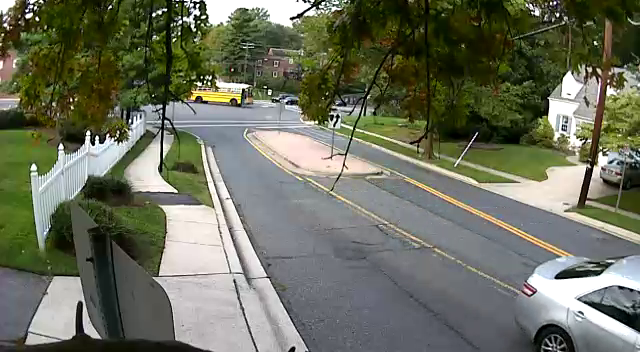
#> input picture frame 66 of Pertemuan 1/video.mp4, 640 x 352 px
$ python '4.b grayscale_video.py'
#> lines starting #> are read from the running program, lines starting #| are printed output that depends on the picture
import cv2

cap = cv2.VideoCapture('video.mp4')

while cap.isOpened():
    ret, frame = cap.read()
#> frame is the input picture: shape (352, 640, 3); mean B, G, R 94.2, 111.9, 108.2

    if ret:
        gray = cv2.cvtColor(frame, cv2.COLOR_BGR2GRAY)
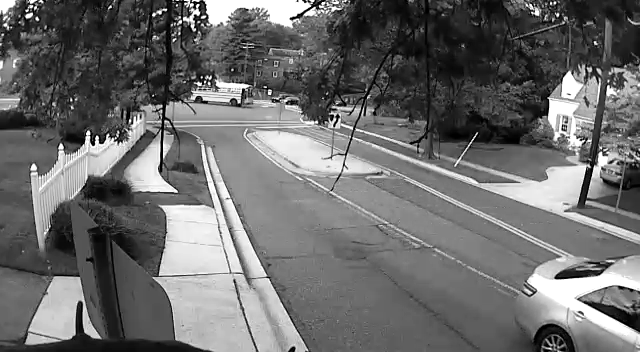
#> gray: shape (352, 640); min 0, max 255, mean 108.7

        cv2.imshow('grayscale video', gray)

        if cv2.waitKey(25) == ord('q'):
#> (key q is pressed here)
            break
    else :
        break
cv2.destroyAllWindows()

$ run again, starting later in the video
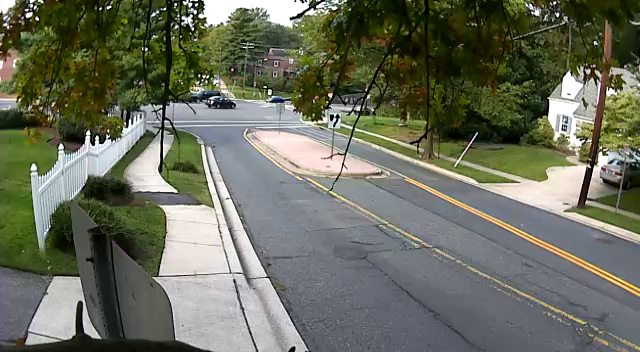
#> input picture frame 297 of Pertemuan 1/video.mp4, 640 x 352 px
#> frame is the input picture: shape (352, 640, 3); mean B, G, R 93.3, 110.1, 106.3
#> `gray = cv2.cvtColor(frame, cv2.COLOR_BGR2GRAY)`:
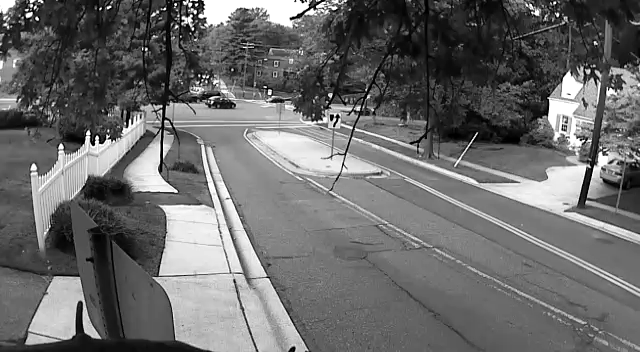
#> gray: shape (352, 640); min 0, max 255, mean 107

$ run again, starting later in the video
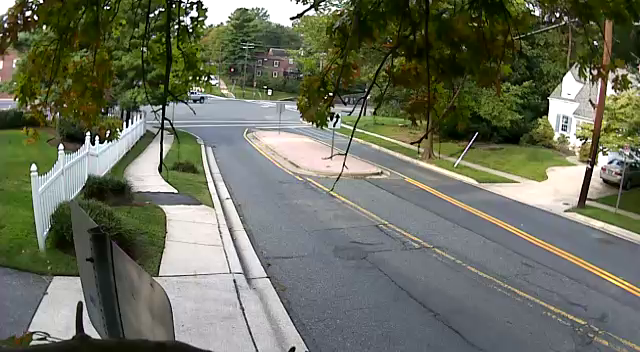
#> input picture frame 528 of Pertemuan 1/video.mp4, 640 x 352 px
#> frame is the input picture: shape (352, 640, 3); mean B, G, R 94.3, 111.3, 107.4
#> `gray = cv2.cvtColor(frame, cv2.COLOR_BGR2GRAY)`:
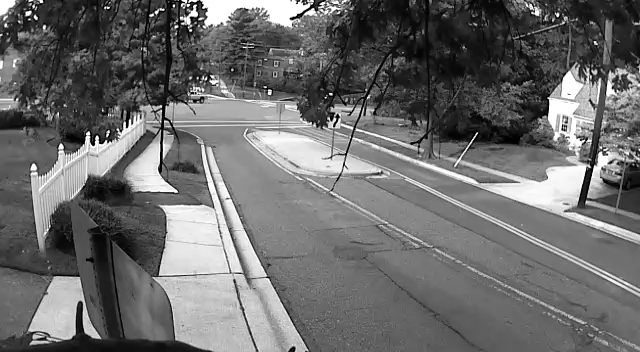
#> gray: shape (352, 640); min 0, max 255, mean 108.2
